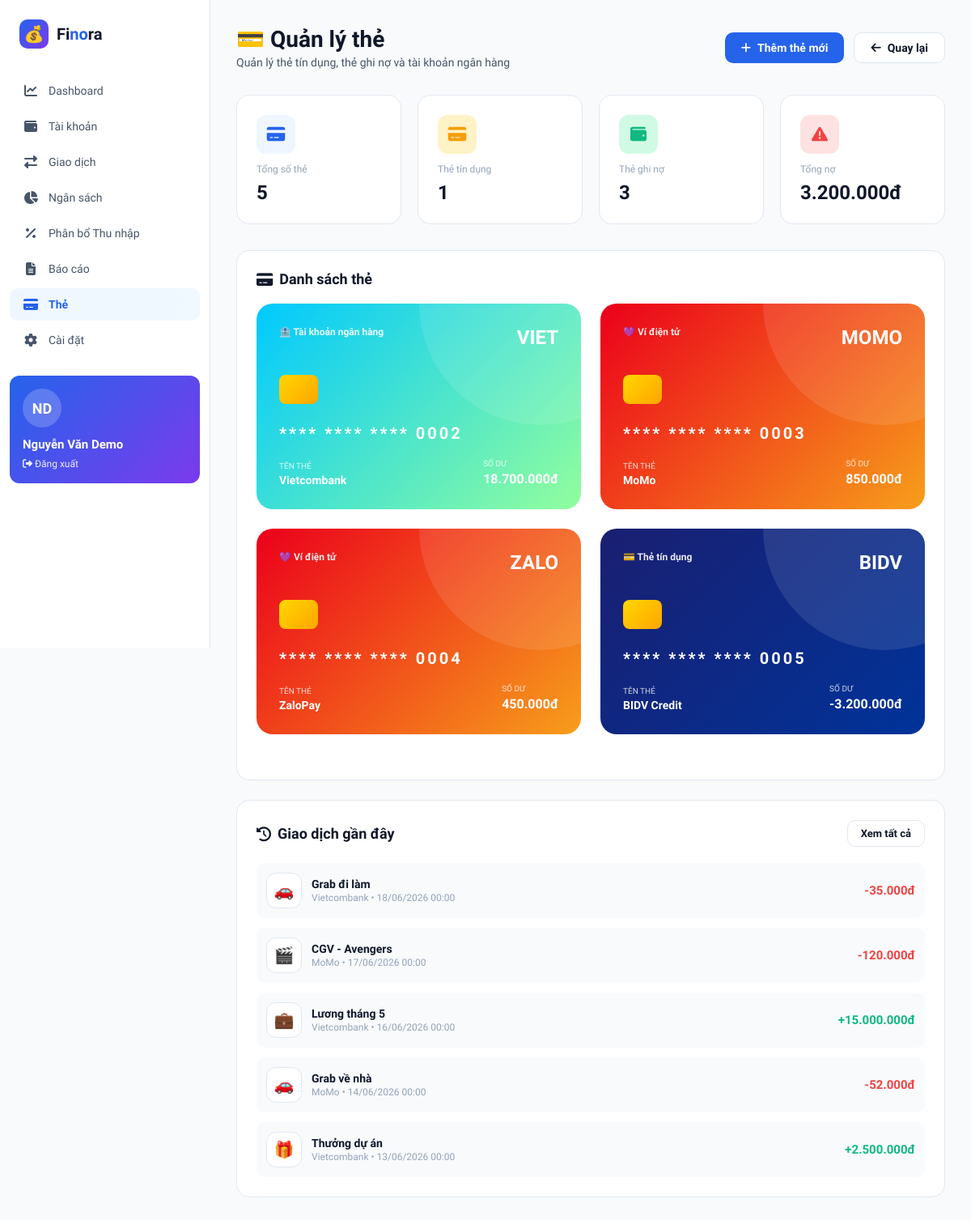
The page /finora/cards.php (signed in) on the database its author committed.
### tables this page shows
CREATE TABLE wallets (
    id INT AUTO_INCREMENT PRIMARY KEY,
    user_id INT NOT NULL,
    name VARCHAR(100) NOT NULL,
    type ENUM('cash', 'bank', 'e_wallet', 'credit_card', 'investment') DEFAULT 'cash',
    balance DECIMAL(15,2) DEFAULT 0,
    bank_name VARCHAR(100) DEFAULT NULL,
    account_number VARCHAR(50) DEFAULT NULL,
    color VARCHAR(20) DEFAULT '#7C3AED',
    icon VARCHAR(50) DEFAULT '💰',
    description TEXT,
    is_active TINYINT(1) DEFAULT 1,
    created_at TIMESTAMP DEFAULT CURRENT_TIMESTAMP,
    updated_at TIMESTAMP DEFAULT CURRENT_TIMESTAMP ON UPDATE CURRENT_TIMESTAMP,
    FOREIGN KEY (user_id) REFERENCES users(id) ON DELETE CASCADE,
    INDEX idx_user_active (user_id, is_active)
);

CREATE TABLE transactions (
    id INT AUTO_INCREMENT PRIMARY KEY,
    user_id INT NOT NULL,
    wallet_id INT NOT NULL,
    category_id INT NOT NULL,
    type ENUM('income', 'expense', 'transfer') DEFAULT 'expense',
    amount DECIMAL(15,2) NOT NULL,
    description VARCHAR(255),
    note TEXT,
    transaction_date DATE NOT NULL,
    receipt_image VARCHAR(255) DEFAULT NULL,
    location VARCHAR(255) DEFAULT NULL,
    tags VARCHAR(255) DEFAULT NULL,
    created_at TIMESTAMP DEFAULT CURRENT_TIMESTAMP,
    updated_at TIMESTAMP DEFAULT CURRENT_TIMESTAMP ON UPDATE CURRENT_TIMESTAMP,
    FOREIGN KEY (user_id) REFERENCES users(id) ON DELETE CASCADE,
    FOREIGN KEY (wallet_id) REFERENCES wallets(id) ON DELETE CASCADE,
    FOREIGN KEY (category_id) REFERENCES categories(id) ON DELETE CASCADE,
    INDEX idx_user_date (user_id, transaction_date),
    INDEX idx_type (type),
    INDEX idx_wallet (wallet_id),
    INDEX idx_category (category_id),
    INDEX idx_date (transaction_date)
);

CREATE TABLE categories (
    id INT AUTO_INCREMENT PRIMARY KEY,
    user_id INT NULL,
    name VARCHAR(100) NOT NULL,
    type ENUM('income', 'expense') DEFAULT 'expense',
    icon VARCHAR(50) DEFAULT '📦',
    color VARCHAR(20) DEFAULT '#7C3AED',
    description TEXT,
    is_system TINYINT(1) DEFAULT 0,
    parent_id INT DEFAULT NULL,
    display_order INT DEFAULT 0,
    created_at TIMESTAMP DEFAULT CURRENT_TIMESTAMP,
    FOREIGN KEY (user_id) REFERENCES users(id) ON DELETE CASCADE,
    FOREIGN KEY (parent_id) REFERENCES categories(id) ON DELETE SET NULL,
    INDEX idx_user_type (user_id, type),
    INDEX idx_system (is_system)
);

### finora/cards.php (the view, shortened to what this page needs)
<?php
require_once __DIR__ . '/../connect.php';
$userId = $_SESSION['user_id'];
$userName = $_SESSION['user_name'];
$stmt = $conn->prepare("
    SELECT * FROM wallets
    WHERE user_id = ? AND type IN ('credit_card', 'e_wallet', 'bank')
    ORDER BY is_active DESC, created_at DESC
");
$stmt->bind_param("i", $userId);
$stmt->execute();
$cards = $stmt->get_result();
$stmt = $conn->prepare("
    SELECT
        COUNT(*) as total_cards,
        SUM(CASE WHEN type = 'credit_card' THEN 1 ELSE 0 END) as credit_cards,
        SUM(CASE WHEN type IN ('bank', 'e_wallet') THEN 1 ELSE 0 END) as debit_cards,
        COALESCE(SUM(CASE WHEN type = 'credit_card' AND balance < 0 THEN ABS(balance) ELSE 0 END), 0) as total_debt
    FROM wallets
    WHERE user_id = ? AND is_active = 1
");
$stmt->bind_param("i", $userId);
$stmt->execute();
$stats = $stmt->get_result()->fetch_assoc();
$stmt = $conn->prepare("
    SELECT t.*, c.name as category_name, c.icon as category_icon, w.name as wallet_name, w.type as wallet_type
    FROM transactions t
    LEFT JOIN categories c ON t.category_id = c.id
    LEFT JOIN wallets w ON t.wallet_id = w.id
    WHERE t.user_id = ? AND w.type IN ('credit_card', 'bank', 'e_wallet')
    ORDER BY t.transaction_date DESC, t.created_at DESC
    LIMIT 10
");
$stmt->bind_param("i", $userId);
$stmt->execute();
$recentTransactions = $stmt->get_result();
?>
<!DOCTYPE html>
<html lang="vi">
<head>
    <link rel="stylesheet" href="https://cdnjs.cloudflare.com/ajax/libs/font-awesome/6.4.0/css/all.min.css">
</head>
<body>
    <aside class="sidebar">
        <div class="logo">
            <div class="logo-icon">💰</div>
            <span>Fi<span style="color: var(--primary)">no</span>ra</span>
        </div>
        <ul class="sidebar-menu">
            <li class="menu-item">
                <a href="dashboard.php" class="menu-link">
                    <i class="menu-icon fas fa-chart-line"></i>
                    <span>Dashboard</span>
                </a>
            </li>
            <li class="menu-item">
                <a href="accounts.php" class="menu-link">
                    <i class="menu-icon fas fa-wallet"></i>
                    <span>Tài khoản</span>
                </a>
            </li>
            <li class="menu-item">
                <a href="transactions.php" class="menu-link">
                    <i class="menu-icon fas fa-exchange-alt"></i>
                    <span>Giao dịch</span>
                </a>
            </li>
            <li class="menu-item">
                <a href="budgets.php" class="menu-link">
                    <i class="menu-icon fas fa-chart-pie"></i>
                    <span>Ngân sách</span>
                </a>
            </li>
            <li class="menu-item">
                <a href="budget-allocation.php" class="menu-link">
                    <i class="menu-icon fas fa-percentage"></i>
                    <span>Phân bổ Thu nhập</span>
                </a>
            </li>
            <li class="menu-item">
                <a href="reports.php" class="menu-link">
                    <i class="menu-icon fas fa-file-alt"></i>
                    <span>Báo cáo</span>
                </a>
            </li>
            <li class="menu-item">
                <a href="cards.php" class="menu-link active">
                    <i class="menu-icon fas fa-credit-card"></i>
                    <span>Thẻ</span>
                </a>
            </li>
            <li class="menu-item">
                <a href="settings.php" class="menu-link">
                    <i class="menu-icon fas fa-cog"></i>
                    <span>Cài đặt</span>
                </a>
            </li>
        </ul>
        <div class="user-card">
            <div class="user-avatar">
                <?php
                $names = explode(' ', $userName);
                echo strtoupper(substr($names[0], 0, 1));
                if (count($names) > 1) {
                    echo strtoupper(substr($names[count($names) - 1], 0, 1));
                }
                ?>
            </div>
            <div class="user-name-card"><?= htmlspecialchars($userName) ?></div>
            <div class="user-email">
                <a href="logout.php" style="color: rgba(255,255,255,0.9); text-decoration: none; font-size: 12px;">
                    <i class="fas fa-sign-out-alt"></i> Đăng xuất
                </a>
            </div>
        </div>
    </aside>
    <main class="main-content">
        <div class="top-bar">
            <div>
                <h1 class="page-title">💳 Quản lý thẻ</h1>
                <p class="page-subtitle">Quản lý thẻ tín dụng, thẻ ghi nợ và tài khoản ngân hàng</p>
            </div>
            <div class="top-actions">
                <a href="accounts.php" class="btn btn-primary">
                    <i class="fas fa-plus"></i>
                    Thêm thẻ mới
                </a>
                <a href="dashboard.php" class="btn btn-ghost">
                    <i class="fas fa-arrow-left"></i>
                    Quay lại
                </a>
            </div>
        </div>
        <div class="stats-grid">
            <div class="stat-card">
                <div class="stat-icon" style="background: #EFF6FF; color: var(--primary);">
                    <i class="fas fa-credit-card"></i>
                </div>
                <div class="stat-label">Tổng số thẻ</div>
                <div class="stat-value"><?= $stats['total_cards'] ?></div>
            </div>
            <div class="stat-card">
                <div class="stat-icon" style="background: #FEF3C7; color: var(--warning);">
                    <i class="fas fa-credit-card"></i>
                </div>
                <div class="stat-label">Thẻ tín dụng</div>
                <div class="stat-value"><?= $stats['credit_cards'] ?></div>
            </div>
            <div class="stat-card">
                <div class="stat-icon" style="background: #D1FAE5; color: var(--success);">
                    <i class="fas fa-wallet"></i>
                </div>
                <div class="stat-label">Thẻ ghi nợ</div>
                <div class="stat-value"><?= $stats['debit_cards'] ?></div>
            </div>
            <div class="stat-card">
                <div class="stat-icon" style="background: #FEE2E2; color: var(--danger);">
                    <i class="fas fa-exclamation-triangle"></i>
                </div>
                <div class="stat-label">Tổng nợ</div>
                <div class="stat-value"><?= number_format($stats['total_debt'], 0, ',', '.') ?>đ</div>
            </div>
        </div>
        <?php if ($cards->num_rows > 0): ?>
            <div class="section">
                <div class="section-header">
                    <h2 class="section-title">
                        <i class="fas fa-credit-card"></i>
                        Danh sách thẻ
                    </h2>
                </div>
                <div class="cards-grid">
                    <?php
                    $cards->data_seek(0);
                    while ($card = $cards->fetch_assoc()):
                        $cardClass = 'credit-card';
                        if ($card['type'] == 'credit_card') {
                            $cardClass .= ' visa';
                        } elseif ($card['type'] == 'e_wallet') {
                            $cardClass .= ' mastercard';
                        } else {
                            $cardClass .= ' debit';
                        }
                        $accountNum = $card['account_number'] ?? str_pad($card['id'], 16, '0', STR_PAD_LEFT);
                        $cardNumber = str_repeat('*', 12) . substr($accountNum, -4);
                        $cardNumber = chunk_split($cardNumber, 4, ' ');
                    ?>
                    <div class="<?= $cardClass ?>" onclick="window.location.href='account-detail.php?id=<?= $card['id'] ?>'">
                        <div class="card-header">
                            <div class="card-type">
                                <?php
                                if ($card['type'] == 'credit_card') {
                                    echo '💳 Thẻ tín dụng';
                                } elseif ($card['type'] == 'e_wallet') {
                                    echo '💜 Ví điện tử';
                                } else {
                                    echo '🏦 Tài khoản ngân hàng';
                                }
                                ?>
                            </div>
                            <div class="card-brand">
                                <?php
                                if ($card['bank_name']) {
                                    echo strtoupper(substr($card['bank_name'], 0, 4));
                                } elseif (strpos(strtolower($card['name']), 'visa') !== false) {
                                    echo 'VISA';
                                } elseif (strpos(strtolower($card['name']), 'master') !== false) {
                                    echo 'MC';
                                } else {
                                    echo '💳';
                                }
                                ?>
                            </div>
                        </div>
                        <div class="card-chip"></div>
                        <div class="card-number"><?= trim($cardNumber) ?></div>
                        <div class="card-footer">
                            <div class="card-holder">
                                <div class="card-label">Tên thẻ</div>
                                <div class="card-value"><?= htmlspecialchars($card['name']) ?></div>
                            </div>
                            <div>
                                <div class="card-label">Số dư</div>
                                <div class="card-balance">
                                    <?php if ($card['type'] == 'credit_card' && $card['balance'] < 0): ?>
                                        -<?= number_format(abs($card['balance']), 0, ',', '.') ?>đ
                                    <?php else: ?>
                                        <?= number_format($card['balance'], 0, ',', '.') ?>đ
                                    <?php endif; ?>
                                </div>
                            </div>
                        </div>
                    </div>
                    <?php endwhile; ?>
                </div>
            </div>
        <?php endif; ?>
        <?php if ($recentTransactions->num_rows > 0): ?>
            <div class="section">
                <div class="section-header">
                    <h2 class="section-title">
                        <i class="fas fa-history"></i>
                        Giao dịch gần đây
                    </h2>
                    <a href="transactions.php" class="btn btn-ghost" style="padding: 8px 16px; font-size: 13px;">
                        Xem tất cả
                    </a>
                </div>
                <div class="transaction-list">
                    <?php while ($trans = $recentTransactions->fetch_assoc()): ?>
                    <div class="transaction-item">
                        <div class="transaction-icon" style="color: <?= $trans['type'] == 'income' ? 'var(--success)' : 'var(--danger)' ?>;">
                            <?= htmlspecialchars($trans['category_icon'] ?? '💰') ?>
                        </div>
                        <div class="transaction-info">
                            <div class="transaction-name"><?= htmlspecialchars($trans['description'] ?: $trans['category_name']) ?></div>
                            <div class="transaction-meta">
                                <?= htmlspecialchars($trans['wallet_name']) ?> •
                                <?= date('d/m/Y H:i', strtotime($trans['transaction_date'])) ?>
                            </div>
                        </div>
                        <div class="transaction-amount" style="color: <?= $trans['type'] == 'income' ? 'var(--success)' : 'var(--danger)' ?>;">
                            <?= $trans['type'] == 'income' ? '+' : '-' ?><?= number_format($trans['amount'], 0, ',', '.') ?>đ
                        </div>
                    </div>
                    <?php endwhile; ?>
                </div>
            </div>
        <?php endif; ?>
    </main>
</body>
</html>

### rows shown on the page
wallets: type "🏦 Tài khoản ngân hàng", bank_name "VIET", cardNumber "**** **** **** 0002", name "Vietcombank", balance "18.700.000"
wallets: type "💜 Ví điện tử", bank_name "MOMO", cardNumber "**** **** **** 0003", name "MoMo", balance "850.000"
wallets: type "💜 Ví điện tử", bank_name "ZALO", cardNumber "**** **** **** 0004", name "ZaloPay", balance "450.000"
wallets: type "💳 Thẻ tín dụng", bank_name "BIDV", cardNumber "**** **** **** 0005", name "BIDV Credit", balance "3.200.000"
transactions: category.icon "🚗", description "Grab đi làm", wallet.name "Vietcombank", transaction_date "18/06/2026 00:00", amount "35.000"
transactions: category.icon "🎬", description "CGV - Avengers", wallet.name "MoMo", transaction_date "17/06/2026 00:00", amount "120.000"
transactions: category.icon "💼", description "Lương tháng 5", wallet.name "Vietcombank", transaction_date "16/06/2026 00:00", amount "15.000.000"
transactions: category.icon "🚗", description "Grab về nhà", wallet.name "MoMo", transaction_date "14/06/2026 00:00", amount "52.000"
transactions: category.icon "🎁", description "Thưởng dự án", wallet.name "Vietcombank", transaction_date "13/06/2026 00:00", amount "2.500.000"

### other values the page prints
substr($names[0], 0, 1) "N"
substr($names[count($names) - 1], 0, 1) "D"
$userName "Nguyễn Văn Demo"
$stats['total_cards'] "5"
$stats['credit_cards'] "1"
$stats['debit_cards'] "3"
$stats['total_debt'] "3.200.000"
